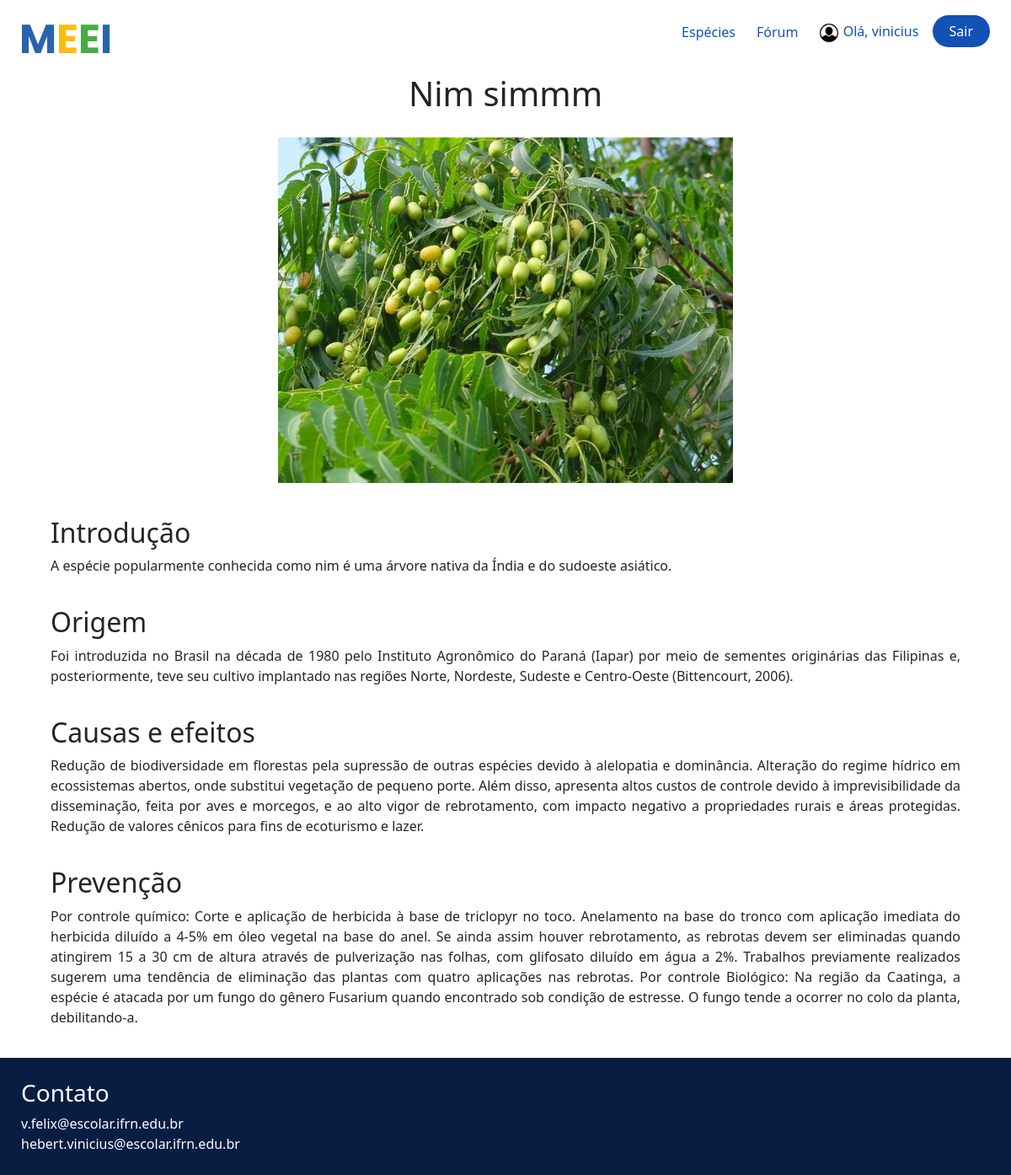
Page /especies/detalhe/3/ (signed in) on the committed database.
### especies/models.py (models this page shows, shortened)
class Especies(models.Model):
    nome_especie = models.CharField(max_length=150)
    imagem = models.ImageField(upload_to='especies/%y/%m/%d')
    introducao = models.TextField()
    origem = models.TextField()
    causa_efeito = models.TextField()
    prevencao = models.TextField()

### especies/views.py (the view)
# urls.py: path('detalhe/<int:id>/', detalhe_especies, name='detalhe_especies'),
def detalhe_especies(request, id):
    especies = get_object_or_404(Especies, id=id)
    context = {'especies': especies}
    return render(request, 'especies/detalhe_especies.html', context)

### especies/templates/especies/detalhe_especies.html (shortened to what this page needs)
{% extends "global/base.html" %}
{% load static %}
{% block content %}
<section class="dados-especie">
    <h1>{{ especies.nome_especie }}</h1>
    <img src="{{ especies.imagem.url }}" alt="Nim" />
  </section>
  <section class="conteudo-especie">
    <div class="conteudo-especie__informacao">
      <h2>Introdução</h2>
      <p>
        {{ especies.introducao }}
      </p>
    </div>
    <div class="conteudo-especie__informacao">
      <h2>Origem</h2>
      <p>
        {{ especies.origem }}
      </p>
    </div>
    <div class="conteudo-especie__informacao">
      <h2>Causas e efeitos</h2>
      <p>
        {{ especies.causa_efeito }}
      </p>
    </div>
    <div class="conteudo-especie__informacao">
      <h2>Prevenção</h2>
      <p>
        {{ especies.prevencao }}
      </p>
    </div>
</section>
{% endblock content %}

### templates/global/base.html (shortened to what this page needs)
{% load static %}
<!DOCTYPE html>
<html lang="pt-BR">
<head>
    <link rel="stylesheet" href="{% static 'noticias/css/style.css' %}">
    <link href="https://cdn.jsdelivr.net/npm/bootstrap@5.3.2/dist/css/bootstrap.min.css" rel="stylesheet">
</head>
<body>
    <header>
        <nav>
          <a href="{% url 'index' %}">
            <img src="{% static 'noticias/img/MEEI.png' %}" alt="MEEI" class="logo" />
          </a>
          <ul class="lista-telas">
            <li>
              <a class="lista-telas__especie text-decoration-none" href="{% url 'listagem_especies' %}"
                >Espécies</a
              >
            </li>
            <li>
              <a href="{% url 'forum' %}" class="lista-telas__especie text-decoration-none">Fórum</a>
            </li>
            <li>
              {% if request.user.is_authenticated %}
              <span class="lista-telas__especie text-decoration-none" style="padding-right: 12px" >
                <img
                  src="{% static 'noticias/img/icones/icone-usuario.png' %}"
                  alt="Icone Usuario"
                  style="width: 1.5rem;"
                />
                Olá, {{ request.user.username }}
              </span>
              <a class="lista-telas__entrar text-decoration-none" href="{% url 'logout' %}">Sair</a>
              {% else %}
                <a class="lista-telas__entrar text-decoration-none" href="{% url 'login' %}">Entrar</a>
              {% endif %}
            </li>
          </ul>
        </nav>
      </header>
      <main>
        {% block content %}
        {% endblock content %}
      </main>
      <footer>
        <h3>Contato</h3>
        <a href="mailto:v.felix@escolar.ifrn.edu.br"
            class="text-decoration-none"
          >v.felix@escolar.ifrn.edu.br</a
        >
        <a href="mailto:hebert.vinicius@escolar.ifrn.edu.br"
            class="text-decoration-none"
          >hebert.vinicius@escolar.ifrn.edu.br</a
        >
      </footer>
</body>
</html>

### noticias/static/noticias/css/style.css (style rules this page uses)
:root { --blue: #1351b4; --medium-blue: #0c326f; --dark-blue: #071d41; --grey: #ccc; }
* { margin: 0; padding: 0; box-sizing: border-box; }
body { font-family: "Poppins", sans-serif; min-height: 100vh; }
a { text-decoration: none; }
header { padding: 25px 25px 0; }
nav { display: flex; justify-content: space-between; align-items: center; }
.lista-telas__especie { color: var(--blue); }
.lista-telas__entrar { color: white; background-color: var(--blue); padding: 8px 20px; border-radius: 25px; }
.lista-telas { display: flex; align-items: center; justify-content: center; list-style: none; gap: 25px; }
main { min-height: calc(100vh - 100px); }
main > :not(.dados-estatisticos) { padding: 20px 60px; }
a { text-decoration: none; color: inherit; }
.dados-especie { display: flex; flex-direction: column; align-items: center; justify-content: center; gap: 20px; }
.dados-especie img { width: 50%; }
.conteudo-especie { display: flex; flex-direction: column; gap: 20px; }
.conteudo-especie__informacao p { text-align: justify; }
footer { background-color: var(--dark-blue); display: flex; flex-direction: column; padding: 25px; }
footer h3, footer a { color: white; }

### rows in the picture
Especies: nome_especie "Nim simmm", imagem (picture), introducao "A espécie popularmente conhecida como nim é uma árvore nativa da Índia e do sudoeste asiático.", origem "Foi introduzida no Brasil na década de 1980 pelo Instituto Agronômico do Paraná (Iapar) por meio de sementes originárias das Filipinas e, posteriormente, teve seu cultivo implantado nas regiões Norte, Nordeste, Sudeste e Centro-Oeste (Bittencourt, 2006).", causa_efeito "Redução de biodiversidade em florestas pela supressão de outras espécies devido à alelopatia e dominância. Alteração do regime hídrico em ecossistemas abertos, onde substitui vegetação de pequeno porte. Além disso, apresenta altos custos de controle devido à imprevisibilidade da disseminação, feita por aves e morcegos, e ao alto vigor de rebrotamento, com impacto negativo a propriedades rurais e áreas protegidas. Redução de valores cênicos para fins de ecoturismo e lazer.", prevencao "Por controle químico: Corte e aplicação de herbicida à base de triclopyr no toco. Anelamento na base do tronco com aplicação imediata do herbicida diluído a 4-5% em óleo vegetal na base do anel. Se ainda assim houver rebrotamento, as rebrotas devem ser eliminadas quando atingirem 15 a 30 cm de altura através de pulverização nas folhas, com glifosato diluído em água a 2%. Trabalhos previamente realizados sugerem uma tendência de eliminação das plantas com quatro aplicações nas rebrotas. Por controle Biológico: Na região da Caatinga, a espécie é atacada por um fungo do gênero Fusarium quando encontrado sob condição de estresse. O fungo tende a ocorrer no colo da planta, debilitando-a."

### other values in the picture
{{ request.user.username }} "vinicius"
